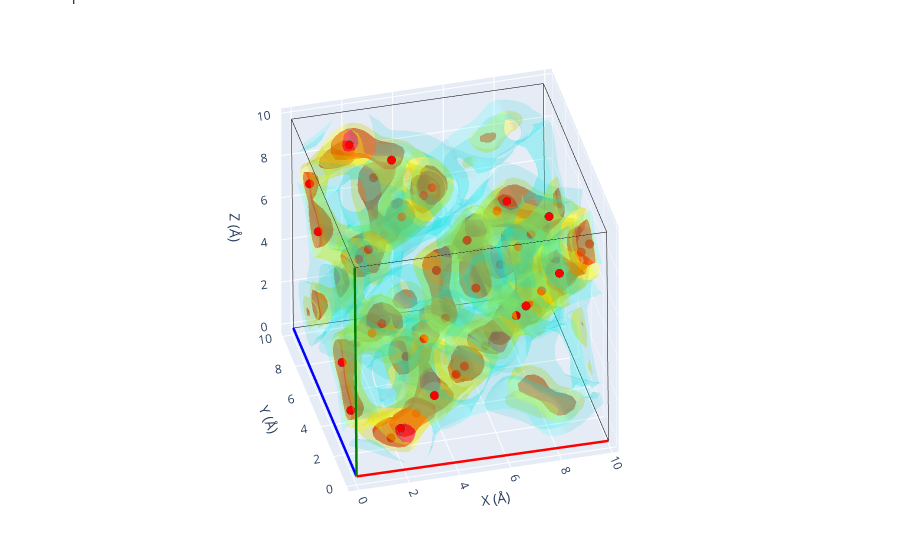

The code cell stored with this chart in its notebook:
### Markdown cell above
## Comparison with the expected sites

The bundled reference structure `src/gemdat/data/argyrodite.cif` (loaded with
`load_known_material('argyrodite')`) lists the 48 ideal lithium (48*h*) sites. Overlaying
them on the folded density shows how well the simulated density reproduces the known
lithium sublattice.

### Code cell
from pymatgen.core import Structure

from gemdat.io import load_known_material

# The bundled argyrodite reference (F-43m) only lists the 48 Li (48h) sites.
# Place them in the folded volume's lattice so they share its coordinate frame.
reference = load_known_material('argyrodite')
expected_sites = Structure(
    lattice=folded_vol.lattice,
    species=[site.specie for site in reference],
    coords=[site.frac_coords for site in reference],
)

fig = folded_vol.plot_3d(structure=expected_sites)
Image(fig.to_image(format='png', width=700, height=600))
fig.show()

### Figure 1 — Plotly figure (JSON) as saved in the notebook; plotly's stock layout.template omitted (floating-point values rounded to 4 significant figures; data arrays with more than 128 entries replaced by an {"elided": "..."} marker saying what was removed)
{"data": [{"line": {"color": "red", "width": 5}, "mode": "lines", "showlegend": false, "type": "scatter3d", "x": [0, 9.937], "y": [0, 0.003104], "z": [0, -0.07366]}, {"line": {"color": "blue", "width": 5}, "mode": "lines", "showlegend": false, "type": "scatter3d", "x": [0, 0.005318], "y": [0, 9.919], "z": [0, -0.02126]}, {"line": {"color": "green", "width": 5}, "mode": "lines", "showlegend": false, "type": "scatter3d", "x": [0, -0.07517], "y": [0, -0.01577], "z": [0, 9.916]}, {"line": {"color": "black", "width": 1}, "mode": "lines", "showlegend": false, "type": "scatter3d", "x": [9.937, 9.942], "y": [0.003104, 9.923], "z": [-0.07366, -0.09492]}, {"line": {"color": "black", "width": 1}, "mode": "lines", "showlegend": false, "type": "scatter3d", "x": [9.937, 9.861], "y": [0.003104, -0.01266], "z": [-0.07366, 9.842]}, {"line": {"color": "black", "width": 1}, "mode": "lines", "showlegend": false, "type": "scatter3d", "x": [0.005318, 9.942], "y": [9.919, 9.923], "z": [-0.02126, -0.09492]}, {"line": {"color": "black", "width": 1}, "mode": "lines", "showlegend": false, "type": "scatter3d", "x": [0.005318, -0.06986], "y": [9.919, 9.904], "z": [-0.02126, 9.895]}, {"line": {"color": "black", "width": 1}, "mode": "lines", "showlegend": false, "type": "scatter3d", "x": [-0.07517, 9.861], "y": [-0.01577, -0.01266], "z": [9.916, 9.842]}, {"line": {"color": "black", "width": 1}, "mode": "lines", "showlegend": false, "type": "scatter3d", "x": [-0.07517, -0.06986], "y": [-0.01577, 9.904], "z": [9.916, 9.895]}, {"line": {"color": "black", "width": 1}, "mode": "lines", "showlegend": false, "type": "scatter3d", "x": [9.867, -0.06986], "y": [9.907, 9.904], "z": [9.821, 9.895]}, {"line": {"color": "black", "width": 1}, "mode": "lines", "showlegend": false, "type": "scatter3d", "x": [9.867, 9.861], "y": [9.907, -0.01266], "z": [9.821, 9.842]}, {"line": {"color": "black", "width": 1}, "mode": "lines", "showlegend": false, "type": "scatter3d", "x": [9.867, 9.942], "y": [9.907, 9.923], "z": [9.821, -0.09492]}, {"color": "red", "i": {"elided": "7396 int values"}, "j": {"elided": "7396 int values"}, "k": {"elided": "7396 int values"}, "name": "isoval=np.float64(434.5)", "opacity": 0.6, "showlegend": false, "type": "mesh3d", "x": {"elided": "4027 float values"}, "y": {"elided": "4027 float values"}, "z": {"elided": "4027 float values"}}, {"color": "yellow", "i": {"elided": "15224 int values"}, "j": {"elided": "15224 int values"}, "k": {"elided": "15224 int values"}, "name": "isoval=np.float64(173.8)", "opacity": 0.3, "showlegend": false, "type": "mesh3d", "x": {"elided": "8020 float values"}, "y": {"elided": "8020 float values"}, "z": {"elided": "8020 float values"}}, {"color": "cyan", "i": {"elided": "19034 int values"}, "j": {"elided": "19034 int values"}, "k": {"elided": "19034 int values"}, "name": "isoval=np.float64(12.166)", "opacity": 0.15, "showlegend": false, "type": "mesh3d", "x": {"elided": "10091 float values"}, "y": {"elided": "10091 float values"}, "z": {"elided": "10091 float values"}}, {"line": {"color": "red", "width": 5}, "mode": "lines", "showlegend": false, "type": "scatter3d", "x": [0, 9.937], "y": [0, 0.003104], "z": [0, -0.07366]}, {"line": {"color": "blue", "width": 5}, "mode": "lines", "showlegend": false, "type": "scatter3d", "x": [0, 0.005318], "y": [0, 9.919], "z": [0, -0.02126]}, {"line": {"color": "green", "width": 5}, "mode": "lines", "showlegend": false, "type": "scatter3d", "x": [0, -0.07517], "y": [0, -0.01577], "z": [0, 9.916]}, {"line": {"color": "black", "width": 1}, "mode": "lines", "showlegend": false, "type": "scatter3d", "x": [9.937, 9.942], "y": [0.003104, 9.923], "z": [-0.07366, -0.09492]}, {"line": {"color": "black", "width": 1}, "mode": "lines", "showlegend": false, "type": "scatter3d", "x": [9.937, 9.861], "y": [0.003104, -0.01266], "z": [-0.07366, 9.842]}, {"line": {"color": "black", "width": 1}, "mode": "lines", "showlegend": false, "type": "scatter3d", "x": [0.005318, 9.942], "y": [9.919, 9.923], "z": [-0.02126, -0.09492]}, {"line": {"color": "black", "width": 1}, "mode": "lines", "showlegend": false, "type": "scatter3d", "x": [0.005318, -0.06986], "y": [9.919, 9.904], "z": [-0.02126, 9.895]}, {"line": {"color": "black", "width": 1}, "mode": "lines", "showlegend": false, "type": "scatter3d", "x": [-0.07517, 9.861], "y": [-0.01577, -0.01266], "z": [9.916, 9.842]}, {"line": {"color": "black", "width": 1}, "mode": "lines", "showlegend": false, "type": "scatter3d", "x": [-0.07517, -0.06986], "y": [-0.01577, 9.904], "z": [9.916, 9.895]}, {"line": {"color": "black", "width": 1}, "mode": "lines", "showlegend": false, "type": "scatter3d", "x": [9.867, -0.06986], "y": [9.907, 9.904], "z": [9.821, 9.895]}, {"line": {"color": "black", "width": 1}, "mode": "lines", "showlegend": false, "type": "scatter3d", "x": [9.867, 9.861], "y": [9.907, -0.01266], "z": [9.821, 9.842]}, {"line": {"color": "black", "width": 1}, "mode": "lines", "showlegend": false, "type": "scatter3d", "x": [9.867, 9.942], "y": [9.907, 9.923], "z": [9.821, -0.09492]}, {"marker": {"color": ["rgb(255, 0, 0)"], "line": {"width": 2.5}, "size": 5}, "mode": "markers", "name": "Li", "showlegend": false, "type": "scatter3d", "x": [1.818], "y": [1.815], "z": [0.2206]}, {"marker": {"color": ["rgb(255, 0, 0)"], "line": {"width": 2.5}, "size": 5}, "mode": "markers", "name": "Li", "showlegend": false, "type": "scatter3d", "x": [1.783], "y": [6.767], "z": [5.168]}, {"marker": {"color": ["rgb(255, 0, 0)"], "line": {"width": 2.5}, "size": 5}, "mode": "markers", "name": "Li", "showlegend": false, "type": "scatter3d", "x": [6.748], "y": [1.809], "z": [5.142]}, {"marker": {"color": ["rgb(255, 0, 0)"], "line": {"width": 2.5}, "size": 5}, "mode": "markers", "name": "Li", "showlegend": false, "type": "scatter3d", "x": [6.789], "y": [6.777], "z": [0.1732]}, {"marker": {"color": ["rgb(255, 0, 0)"], "line": {"width": 2.5}, "size": 5}, "mode": "markers", "name": "Li", "showlegend": false, "type": "scatter3d", "x": [9.638], "y": [1.805], "z": [8.026]}, {"marker": {"color": ["rgb(255, 0, 0)"], "line": {"width": 2.5}, "size": 5}, "mode": "markers", "name": "Li", "showlegend": false, "type": "scatter3d", "x": [9.678], "y": [6.773], "z": [3.057]}, {"marker": {"color": ["rgb(255, 0, 0)"], "line": {"width": 2.5}, "size": 5}, "mode": "markers", "name": "Li", "showlegend": false, "type": "scatter3d", "x": [4.707], "y": [1.812], "z": [3.104]}, {"marker": {"color": ["rgb(255, 0, 0)"], "line": {"width": 2.5}, "size": 5}, "mode": "markers", "name": "Li", "showlegend": false, "type": "scatter3d", "x": [4.672], "y": [6.764], "z": [8.052]}, {"marker": {"color": ["rgb(255, 0, 0)"], "line": {"width": 2.5}, "size": 5}, "mode": "markers", "name": "Li", "showlegend": false, "type": "scatter3d", "x": [8.057], "y": [0.2277], "z": [8.041]}, {"marker": {"color": ["rgb(255, 0, 0)"], "line": {"width": 2.5}, "size": 5}, "mode": "markers", "name": "Li", "showlegend": false, "type": "scatter3d", "x": [8.097], "y": [5.195], "z": [3.072]}, {"marker": {"color": ["rgb(255, 0, 0)"], "line": {"width": 2.5}, "size": 5}, "mode": "markers", "name": "Li", "showlegend": false, "type": "scatter3d", "x": [3.126], "y": [0.2341], "z": [3.12]}, {"marker": {"color": ["rgb(255, 0, 0)"], "line": {"width": 2.5}, "size": 5}, "mode": "markers", "name": "Li", "showlegend": false, "type": "scatter3d", "x": [3.091], "y": [5.186], "z": [8.067]}, {"marker": {"color": ["rgb(255, 0, 0)"], "line": {"width": 2.5}, "size": 5}, "mode": "markers", "name": "Li", "showlegend": false, "type": "scatter3d", "x": [8.046], "y": [1.802], "z": [9.614]}, {"marker": {"color": ["rgb(255, 0, 0)"], "line": {"width": 2.5}, "size": 5}, "mode": "markers", "name": "Li", "showlegend": false, "type": "scatter3d", "x": [8.086], "y": [6.77], "z": [4.645]}, {"marker": {"color": ["rgb(255, 0, 0)"], "line": {"width": 2.5}, "size": 5}, "mode": "markers", "name": "Li", "showlegend": false, "type": "scatter3d", "x": [3.115], "y": [1.809], "z": [4.693]}, {"marker": {"color": ["rgb(255, 0, 0)"], "line": {"width": 2.5}, "size": 5}, "mode": "markers", "name": "Li", "showlegend": false, "type": "scatter3d", "x": [3.08], "y": [6.761], "z": [9.64]}, {"marker": {"color": ["rgb(255, 0, 0)"], "line": {"width": 2.5}, "size": 5}, "mode": "markers", "name": "Li", "showlegend": false, "type": "scatter3d", "x": [1.762], "y": [9.669], "z": [8.067]}, {"marker": {"color": ["rgb(255, 0, 0)"], "line": {"width": 2.5}, "size": 5}, "mode": "markers", "name": "Li", "showlegend": false, "type": "scatter3d", "x": [1.797], "y": [4.717], "z": [3.12]}, {"marker": {"color": ["rgb(255, 0, 0)"], "line": {"width": 2.5}, "size": 5}, "mode": "markers", "name": "Li", "showlegend": false, "type": "scatter3d", "x": [6.768], "y": [9.678], "z": [3.072]}, {"marker": {"color": ["rgb(255, 0, 0)"], "line": {"width": 2.5}, "size": 5}, "mode": "markers", "name": "Li", "showlegend": false, "type": "scatter3d", "x": [6.728], "y": [4.711], "z": [8.041]}, {"marker": {"color": ["rgb(255, 0, 0)"], "line": {"width": 2.5}, "size": 5}, "mode": "markers", "name": "Li", "showlegend": false, "type": "scatter3d", "x": [0.1814], "y": [8.091], "z": [8.082]}, {"marker": {"color": ["rgb(255, 0, 0)"], "line": {"width": 2.5}, "size": 5}, "mode": "markers", "name": "Li", "showlegend": false, "type": "scatter3d", "x": [0.2163], "y": [3.14], "z": [3.135]}, {"marker": {"color": ["rgb(255, 0, 0)"], "line": {"width": 2.5}, "size": 5}, "mode": "markers", "name": "Li", "showlegend": false, "type": "scatter3d", "x": [5.187], "y": [8.101], "z": [3.087]}, {"marker": {"color": ["rgb(255, 0, 0)"], "line": {"width": 2.5}, "size": 5}, "mode": "markers", "name": "Li", "showlegend": false, "type": "scatter3d", "x": [5.147], "y": [3.133], "z": [8.056]}, {"marker": {"color": ["rgb(255, 0, 0)"], "line": {"width": 2.5}, "size": 5}, "mode": "markers", "name": "Li", "showlegend": false, "type": "scatter3d", "x": [1.749], "y": [8.089], "z": [9.647]}, {"marker": {"color": ["rgb(255, 0, 0)"], "line": {"width": 2.5}, "size": 5}, "mode": "markers", "name": "Li", "showlegend": false, "type": "scatter3d", "x": [1.784], "y": [3.138], "z": [4.7]}, {"marker": {"color": ["rgb(255, 0, 0)"], "line": {"width": 2.5}, "size": 5}, "mode": "markers", "name": "Li", "showlegend": false, "type": "scatter3d", "x": [6.755], "y": [8.099], "z": [4.652]}, {"marker": {"color": ["rgb(255, 0, 0)"], "line": {"width": 2.5}, "size": 5}, "mode": "markers", "name": "Li", "showlegend": false, "type": "scatter3d", "x": [6.715], "y": [3.131], "z": [9.621]}, {"marker": {"color": ["rgb(255, 0, 0)"], "line": {"width": 2.5}, "size": 5}, "mode": "markers", "name": "Li", "showlegend": false, "type": "scatter3d", "x": [1.805], "y": [0.2357], "z": [1.801]}, {"marker": {"color": ["rgb(255, 0, 0)"], "line": {"width": 2.5}, "size": 5}, "mode": "markers", "name": "Li", "showlegend": false, "type": "scatter3d", "x": [1.77], "y": [5.188], "z": [6.748]}, {"marker": {"color": ["rgb(255, 0, 0)"], "line": {"width": 2.5}, "size": 5}, "mode": "markers", "name": "Li", "showlegend": false, "type": "scatter3d", "x": [6.735], "y": [0.2294], "z": [6.722]}, {"marker": {"color": ["rgb(255, 0, 0)"], "line": {"width": 2.5}, "size": 5}, "mode": "markers", "name": "Li", "showlegend": false, "type": "scatter3d", "x": [6.776], "y": [5.197], "z": [1.753]}, {"marker": {"color": ["rgb(255, 0, 0)"], "line": {"width": 2.5}, "size": 5}, "mode": "markers", "name": "Li", "showlegend": false, "type": "scatter3d", "x": [0.2257], "y": [1.812], "z": [1.809]}, {"marker": {"color": ["rgb(255, 0, 0)"], "line": {"width": 2.5}, "size": 5}, "mode": "markers", "name": "Li", "showlegend": false, "type": "scatter3d", "x": [0.1908], "y": [6.764], "z": [6.756]}, {"marker": {"color": ["rgb(255, 0, 0)"], "line": {"width": 2.5}, "size": 5}, "mode": "markers", "name": "Li", "showlegend": false, "type": "scatter3d", "x": [5.156], "y": [1.806], "z": [6.73]}, {"marker": {"color": ["rgb(255, 0, 0)"], "line": {"width": 2.5}, "size": 5}, "mode": "markers", "name": "Li", "showlegend": false, "type": "scatter3d", "x": [5.197], "y": [6.774], "z": [1.762]}, {"marker": {"color": ["rgb(255, 0, 0)"], "line": {"width": 2.5}, "size": 5}, "mode": "markers", "name": "Li", "showlegend": false, "type": "scatter3d", "x": [9.689], "y": [8.104], "z": [1.725]}, {"marker": {"color": ["rgb(255, 0, 0)"], "line": {"width": 2.5}, "size": 5}, "mode": "markers", "name": "Li", "showlegend": false, "type": "scatter3d", "x": [9.648], "y": [3.137], "z": [6.694]}, {"marker": {"color": ["rgb(255, 0, 0)"], "line": {"width": 2.5}, "size": 5}, "mode": "markers", "name": "Li", "showlegend": false, "type": "scatter3d", "x": [4.683], "y": [8.095], "z": [6.72]}, {"marker": {"color": ["rgb(255, 0, 0)"], "line": {"width": 2.5}, "size": 5}, "mode": "markers", "name": "Li", "showlegend": false, "type": "scatter3d", "x": [4.718], "y": [3.143], "z": [1.773]}, {"marker": {"color": ["rgb(255, 0, 0)"], "line": {"width": 2.5}, "size": 5}, "mode": "markers", "name": "Li", "showlegend": false, "type": "scatter3d", "x": [8.11], "y": [9.681], "z": [1.734]}, {"marker": {"color": ["rgb(255, 0, 0)"], "line": {"width": 2.5}, "size": 5}, "mode": "markers", "name": "Li", "showlegend": false, "type": "scatter3d", "x": [8.069], "y": [4.713], "z": [6.702]}, {"marker": {"color": ["rgb(255, 0, 0)"], "line": {"width": 2.5}, "size": 5}, "mode": "markers", "name": "Li", "showlegend": false, "type": "scatter3d", "x": [3.104], "y": [9.672], "z": [6.729]}, {"marker": {"color": ["rgb(255, 0, 0)"], "line": {"width": 2.5}, "size": 5}, "mode": "markers", "name": "Li", "showlegend": false, "type": "scatter3d", "x": [3.139], "y": [4.72], "z": [1.781]}, {"marker": {"color": ["rgb(255, 0, 0)"], "line": {"width": 2.5}, "size": 5}, "mode": "markers", "name": "Li", "showlegend": false, "type": "scatter3d", "x": [8.121], "y": [8.106], "z": [0.1604]}, {"marker": {"color": ["rgb(255, 0, 0)"], "line": {"width": 2.5}, "size": 5}, "mode": "markers", "name": "Li", "showlegend": false, "type": "scatter3d", "x": [8.08], "y": [3.139], "z": [5.129]}, {"marker": {"color": ["rgb(255, 0, 0)"], "line": {"width": 2.5}, "size": 5}, "mode": "markers", "name": "Li", "showlegend": false, "type": "scatter3d", "x": [3.115], "y": [8.097], "z": [5.155]}, {"marker": {"color": ["rgb(255, 0, 0)"], "line": {"width": 2.5}, "size": 5}, "mode": "markers", "name": "Li", "showlegend": false, "type": "scatter3d", "x": [3.15], "y": [3.145], "z": [0.2079]}], "layout": {"legend": {"orientation": "h", "x": 0, "xanchor": "left", "y": -0.1, "yanchor": "bottom"}, "margin": {"b": 0, "l": 0, "r": 0, "t": 0}, "scene": {"aspectmode": "manual", "aspectratio": {"x": 0.9937, "y": 0.9919, "z": 0.9916}, "camera": {"eye": {"x": -0.4968, "y": -1.984, "z": 1.487}, "projection": {"type": "orthographic"}}, "xaxis": {"title": {"text": "X (Å)"}}, "yaxis": {"title": {"text": "Y (Å)"}}, "zaxis": {"title": {"text": "Z (Å)"}}}, "showlegend": true, "title": {"text": "3D plot"}}}
